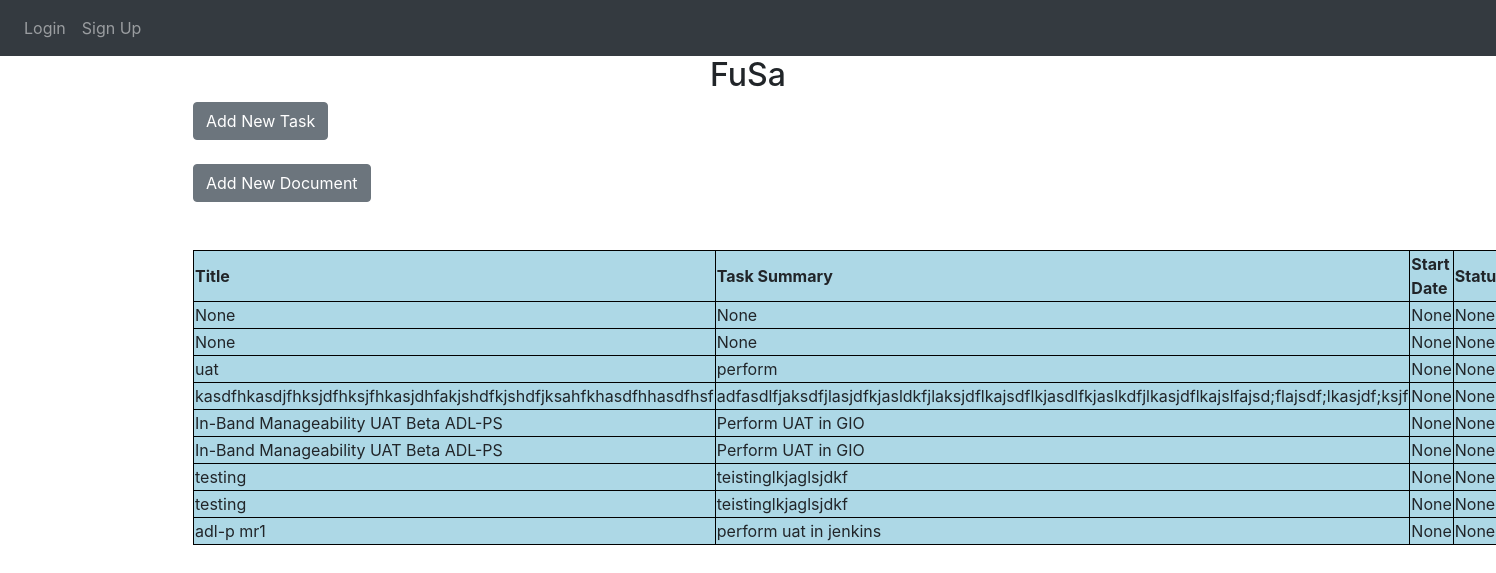
Screenshot of /fusa with the database file from the repository.
### mywebsite/models.py (models this page shows)
class Project(db.Model):
    id = db.Column(db.Integer(), primary_key=True)
    title = db.Column(db.String(1000))
    summary = db.Column(db.String(10000))
    start_date = db.Column(db.String(100))
    status = db.Column(db.String(100))
    help_needed = db.Column(db.String(10000))
    remark = db.Column(db.String(10000))

### mywebsite/views.py (the view)
@views.route('/fusa', methods=['GET','POST'])
def fusa():
    try:
        if request.method == 'POST':
            data = request.form
            print(data)
            title = request.form['task']
            summary = request.form['summary']
            help_needed = request.form['help']
            remark = request.form['remark']
            new_info = Project(title=title,summary=summary,help_needed=help_needed,remark=remark )
            db.session.add(new_info)
            db.session.commit()
            flash('New info added!', category='success')
    except Exception as e:
        print(e)
        flash('Failed to add new info', category='error')
    return render_template("fusa.html", user=current_user, project=Project.query.all())

### mywebsite/templates/fusa.html (shortened to what this page needs)
{% extends "base.html" %} {% block title %}FuSa{% endblock%}
{% block content %}
<form method="POST" >
<h2 align="center">FuSa</h2>
<button type="button" class="btn btn-secondary" data-toggle="modal" data-target="#exampleModal">Add New Task</button><br><br>
<button type="button" class="btn btn-secondary" data-toggle="modal" data-target="#document_modal">Add New Document</button>
<br><br>
<table>
	<thead>
		<tr>
		<th id="task_title">Title</th>
		<th id="task_summary">Task Summary</th>
		<th id="tabel_start_date">Start Date</th>
		<th id="table_status">Status</th>
		</tr>
	</thead>
	<tbody>
		{% for row in project %}
		<tr>
			<td>{{ row.title }}</td>
			<td>{{ row.summary }}</td>
			<td>{{ row.start_date }}</td>
			<td>{{ row.status }}</td>
		</tr>
        {% endfor %}
	</tbody>
</table>
</form>
{% endblock %}

### mywebsite/templates/base.html (shortened to what this page needs)
<!DOCTYPE html>
<html>
  <head>
    <link
      rel="stylesheet"
      href="https://stackpath.bootstrapcdn.com/bootstrap/4.4.1/css/bootstrap.min.css"
    />
    <link
      rel="stylesheet"
      href="https://stackpath.bootstrapcdn.com/font-awesome/4.7.0/css/font-awesome.min.css"
    />
  </head>
  <body>
    <nav class="navbar navbar-expand-lg navbar-dark bg-dark">
      <div class="collapse navbar-collapse" id="navbar">
        <div class="navbar-nav">
          <a class="nav-item nav-link" id="home" href="/home">Home</a>
          <a class="nav-item nav-link" id="logout" href="/logout">Logout</a>
	  <a class="nav-item nav-link" id="login" href="/login">Login</a>
          <a class="nav-item nav-link" id="signUp" href="/sign-up">Sign Up</a>
	</div>
      </div>
    </nav>
    <div class="container">{% block content %} {% endblock %}</div>
  </body>
</html>

### mywebsite/templates/fusa.html (style rules this page uses)
table, td, th { background: lightblue; border: 1px solid black; }
table { width: 100%; border-collapse: collapse; }

### rows the page displays
Project: title "None", summary "None", start_date "None", status "None"
Project: title "None", summary "None", start_date "None", status "None"
Project: title "uat", summary "perform", start_date "None", status "None"
Project: title "kasdfhkasdjfhksjdfhksjfhkasjdhfakjshdfkjshdfjksahfkhasdfhhasdfhsf", summary "adfasdlfjaksdfjlasjdfkjasldkfjlaksjdflkajsdflkjasdlfkjaslkdfjlkasjdflkajslfajsd;flajsdf;lkasjdf;ksjf", start_date "None", status "None"
Project: title "In-Band Manageability UAT Beta ADL-PS", summary "Perform UAT in GIO", start_date "None", status "None"
Project: title "In-Band Manageability UAT Beta ADL-PS", summary "Perform UAT in GIO", start_date "None", status "None"
Project: title "testing", summary "teistinglkjaglsjdkf", start_date "None", status "None"
Project: title "testing", summary "teistinglkjaglsjdkf", start_date "None", status "None"
Project: title "adl-p mr1", summary "perform uat in jenkins", start_date "None", status "None"
